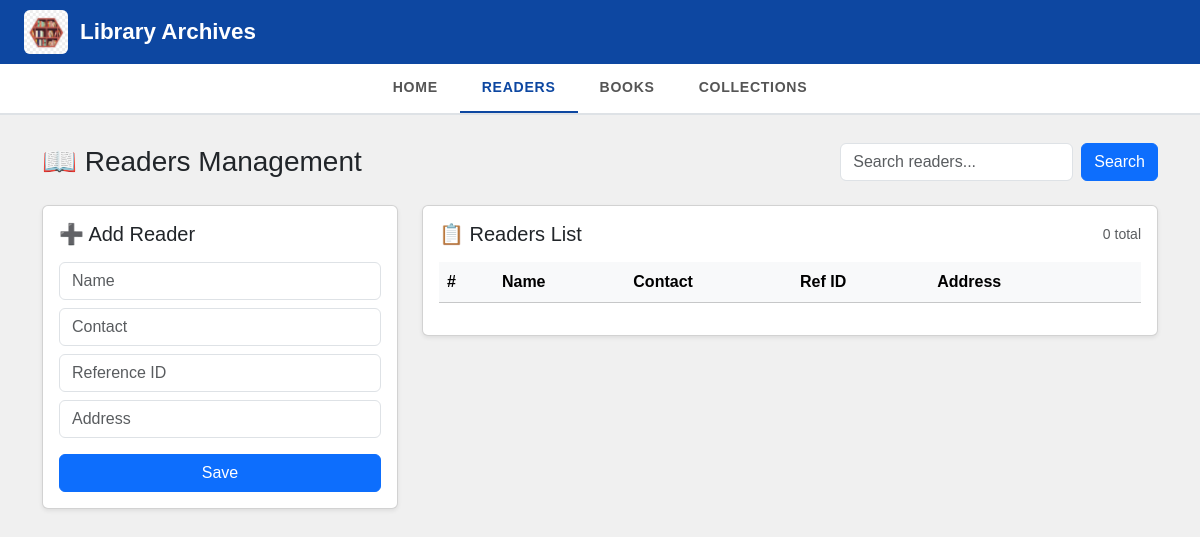
Page /readers/ on the earlier database version.
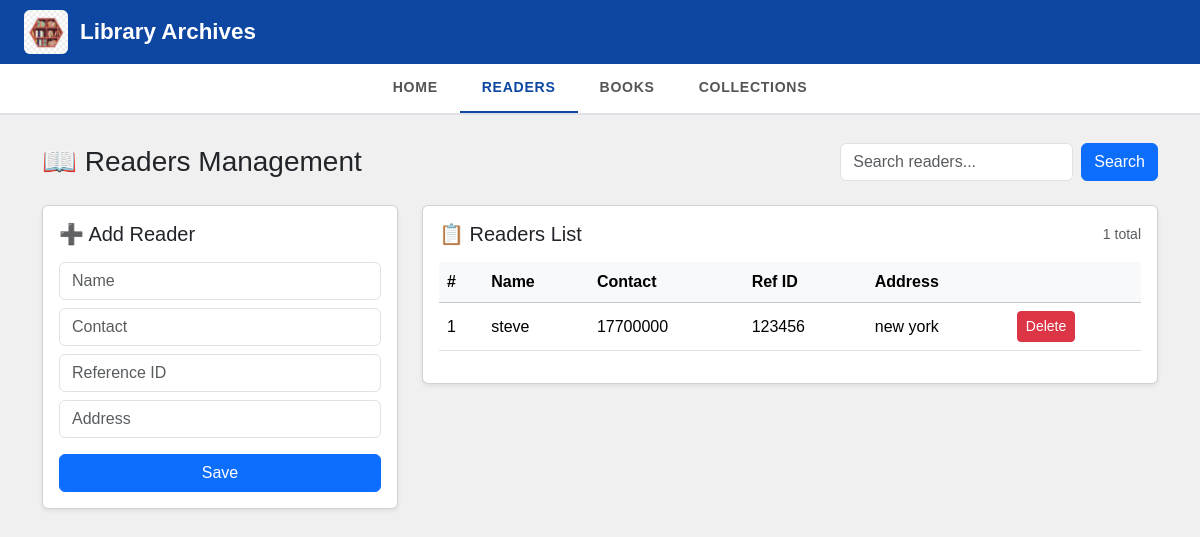
Same page on the later database version.
### lims_app/models.py (models this page shows, shortened)
class Reader(models.Model):
    reference_id=models.CharField(max_length=200)
    reader_name = models.CharField(max_length=200)
    reader_contact = models.CharField(max_length=200)
    reader_address = models.CharField(max_length=255, default='Unknown')
    active=models.BooleanField(default=True)

### lims_app/views.py (the view, shortened to what this page needs)
# urls.py: path('readers/', views.readers_tab, name='readers_tab'),
def readers_tab(request):
    query = request.GET.get('query', '')
    if query:
        readers = Reader.objects.filter(reader_name__icontains=query)
    else:
        readers = Reader.objects.all()
    return render(request, "readers.html", {
        "current_tab": "readers",
        "readers": readers,
        "query": query,
    })

### lims_app/templates/readers.html (shortened to what this page needs)
{% extends "index.html" %}
{% block main_content %}
<div class="container">
  <div class="d-flex flex-column flex-md-row justify-content-between align-items-md-center mb-4">
    <h3 class="mb-3 mb-md-0">📖 Readers Management</h3>
    <form method="get" action="{% url 'readers_tab' %}" class="d-flex">
      <input class="form-control me-2" type="search" name="query" placeholder="Search readers..." value="{{ query }}">
      <button class="btn btn-primary">Search</button>
    </form>
  </div>
  <div class="row g-4">
    <div class="col-lg-4">
      <div class="card shadow-sm p-3 h-100">
        <h5 class="mb-3">➕ Add Reader</h5>
        <form action="{% url 'readers_tab' %}" method="POST">
          <div class="mb-2">
            <input type="text" class="form-control" name="reader_name" placeholder="Name" required>
          </div>
          <div class="mb-2">
            <input type="text" class="form-control" name="reader_contact" placeholder="Contact" required>
          </div>
          <div class="mb-2">
            <input type="text" class="form-control" name="reference_id" placeholder="Reference ID" required>
          </div>
          <div class="mb-3">
            <input type="text" class="form-control" name="reader_address" placeholder="Address" required>
          </div>
          <button class="btn btn-primary w-100">Save</button>
        </form>
      </div>
    </div>
    <div class="col-lg-8">
      <div class="card shadow-sm p-3">
        <div class="d-flex justify-content-between align-items-center mb-3">
          <h5 class="mb-0">📋 Readers List</h5>
          <small class="text-muted">{{ readers|length }} total</small>
        </div>
        <div class="table-responsive">
          <table class="table table-hover align-middle">
            <thead class="table-light">
              <tr>
                <th>#</th>
                <th>Name</th>
                <th>Contact</th>
                <th>Ref ID</th>
                <th>Address</th>
                <th></th>
              </tr>
            </thead>
            <tbody>
              {% for reader in readers %}
              <tr>
                <td>{{ forloop.counter }}</td>
                <td>{{ reader.reader_name }}</td>
                <td>{{ reader.reader_contact }}</td>
                <td>{{ reader.reference_id }}</td>
                <td>{{ reader.reader_address }}</td>
                <td>
                  <form action="{% url 'delete_reader' reader.id %}" method="post">
                    <button class="btn btn-danger btn-sm">Delete</button>
                  </form>
                </td>
              </tr>
              {% endfor %}
            </tbody>
          </table>
        </div>
      </div>
    </div>
  </div>
</div>
{% endblock %}

Differences in the rows shown:
added Reader: reader_name "steve", reader_contact "17700000", reference_id "123456", reader_address "new york"
Other differences:
{{ readers|length }}: "0" → "1"
